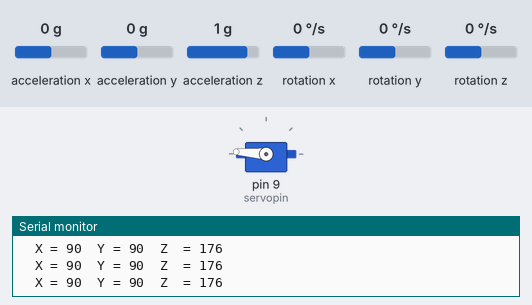
Simulated run of this sketch. Board: Arduino Uno, built with avr-gcc and run on an emulated ATmega328P. Parts: servo, the last lines printed to the serial monitor. The inputs (shaded band) are chosen by the test bench; at power-on: acceleration z 1 g, acceleration x 0 g, acceleration y 0 g, rotation x 0 °/s, rotation y 0 °/s, rotation z 0 °/s.

Above: at 1.2 s.
1.3 s: acceleration z set to -1.4 g
At 2.0 s:
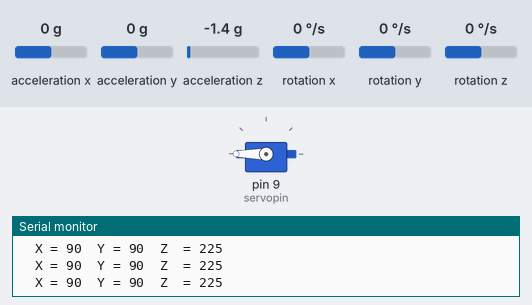
2.8 s: acceleration z set to -1.2 g
5.8 s: acceleration z set to -0.9 g
At 6.9 s:
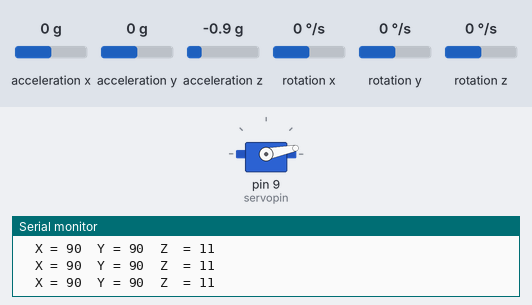
7.4 s: acceleration z set to 0.8 g
At 8.6 s:
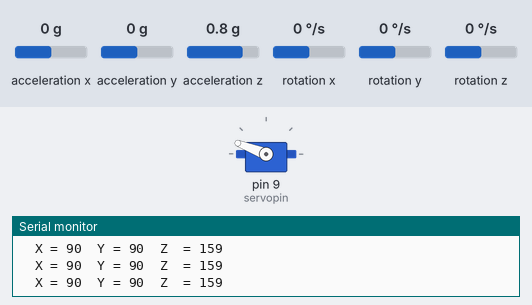
8.9 s: acceleration z set to -0.8 g
At 10.1 s:
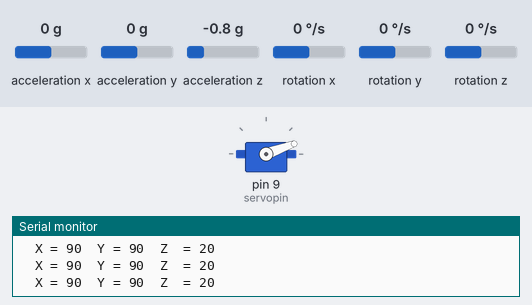
10.4 s: acceleration z set to 0 g
At 11.3 s:
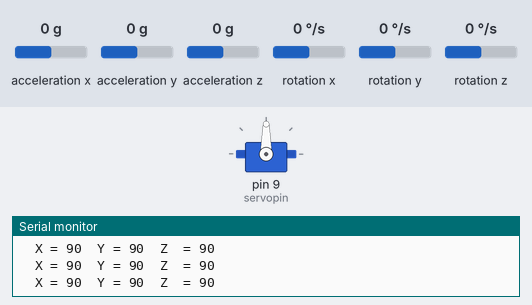
Timing chart, 0 to 12.9 s (numbered marks = the images above; inputs shaded):
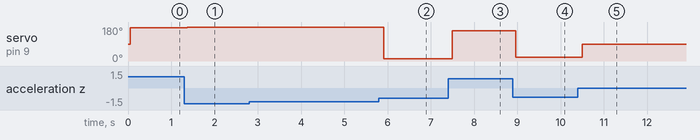

Measured:
- the behaviour switches between -1.1 and -1 g on acceleration z (found by bisection; images 1 and 2)
- after the input at 1.3 s, servo on pin 9 (servopin): 176° → 180° after 0.07 s
- after the input at 5.8 s, servo on pin 9 (servopin): 180° → 11° after 0.11 s
- after the input at 7.4 s, servo on pin 9 (servopin): 11° → 159° after 0.09 s
- after the input at 8.9 s, servo on pin 9 (servopin): 159° → 20° after 0.07 s
- after the input at 10.4 s, servo on pin 9 (servopin): 20° → 90° after 0.10 s

The sketch:

MPU6050_V.8_casi_definitivo.ino
```cpp
#include <Wire.h>
#include <I2Cdev.h>
#include <MPU6050.h>
#include <Servo.h>

Servo servo;
#define servopin 9

MPU6050 mpu;
int16_t ax, ay, az;
int16_t gx, gy, gz;

struct MyData {
  byte X;
  byte Y;
  byte Z;
};

MyData data;

void setup()
{
  Serial.begin(9600);
  Wire.begin();
  mpu.initialize();
  //pinMode(LED_BUILTIN, OUTPUT);

  servo.attach(servopin);
}

void loop()
{
  mpu.getMotion6(&ax, &ay, &az, &gx, &gy, &gz);
  data.X = map(ax, -17000, 17000, 0, 180); // X axis data
  data.Y = map(ay, -17000, 17000, 0, 180);
  data.Z = map(az, -17000, 17000, 0, 180);  // Y axis data
  delay(50);

  Serial.print("  X = ");
  Serial.print(data.X);
  Serial.print("  Y = ");
  Serial.print(data.Y);
  Serial.print("  Z  = ");
  Serial.println(data.Z);

  servo.write(data.Z);
}
```
